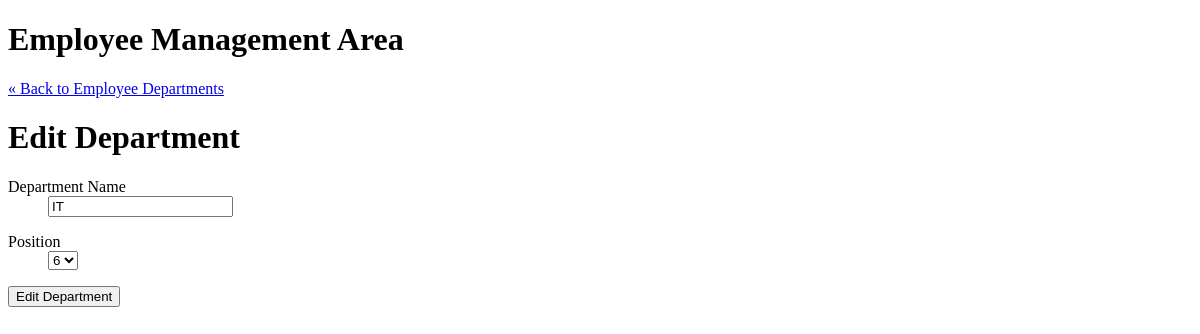
Before: /staff/departments/edit.php?id=6 with the older database file.
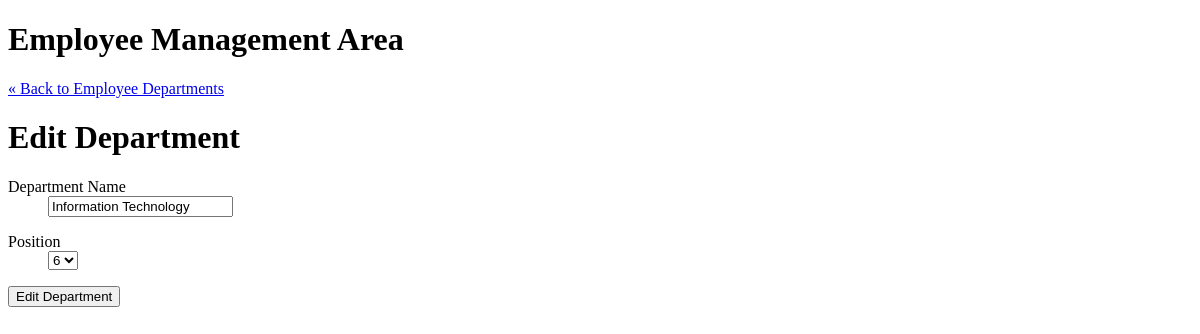
After: the same page with the newer database file.
### tables this page shows
CREATE TABLE `departments` (
  `id` int NOT NULL AUTO_INCREMENT,
  `department_name` varchar(255) DEFAULT NULL,
  `position` int DEFAULT NULL,
  PRIMARY KEY (`id`)
);

### private/functions.php (called while the page is built, shortened)
<?php
  function url_for($script_path) {
    if($script_path[0] != '/') {
      $script_path = "/" . $script_path;
    }
    return WWW_ROOT . $script_path;
  }
  function u($string="") {
    return urlencode($string);
  }
  function h($string="") {
    return htmlspecialchars($string);
  }
?>

### private/database.php (called while the page is built, shortened)
<?php
  function db_escape($connection, $string) {
    return mysqli_real_escape_string($connection, $string);
  }
?>

### private/query_functions.php (called while the page is built, shortened)
<?php
  function find_all_departments() {
    global $db;
    $sql  = "SELECT * FROM departments ";
    $sql .= "ORDER BY position ASC";
    $result = mysqli_query($db, $sql);
    return $result;
  }
  function find_department_by_id($id) {
    global $db;
    $sql  = "SELECT * FROM departments ";
    $sql .= "WHERE id='" . db_escape($db, $id) . "'";
    $result = mysqli_query($db, $sql);
    $department = mysqli_fetch_assoc($result);
    return $department;
  }
?>

### public/staff/departments/edit.php (the view, shortened to what this page needs)
<?php
  require_once('../../../private/initialize.php');
  $id = $_GET['id'];
  if(is_post_request()) {
    $department = [];
    $department['id']              = $id;
    $department['department_name'] = $_POST['department_name'] ?? '';
    $department['position']        = $_POST['position']        ?? '';
    $result = update_department($department);
    if($result === true) {
      $_SESSION['message'] = 'The department was updated successfully.';
      redirect_to(url_for('/staff/departments/show.php?id=' . $id));
    } else {
      $errors = $result;
    }
  } else {
    $department = find_department_by_id($id);
  }
  $department_set   = find_all_departments();
  $department_count = mysqli_num_rows($department_set);
?>
<?php include(SHARED_PATH . '/staff_header.php'); ?>
    <div id="main">
      <a href="<?php echo url_for('/staff/departments/index.php'); ?>">&laquo; Back to Employee Departments</a>
      <h1>Edit Department</h1>
      <form action="<?php echo url_for('staff/departments/edit.php?id=' . h(u($id))); ?>" method="post">
        <dl>
          <dt>Department Name</dt>
          <dd><input type="text" name="department_name" value="<?php echo h($department['department_name']); ?>" /></dd>
        </dl>
        <dl>
          <dt>Position</dt>
          <dd>
            <select name="position">
              <?php
                for($i = 1; $i <= $department_count; $i++) {
                  echo "<option value=\"{$i}\"";
                  if($department["position"] == $i) {
                    echo " selected";
                  }
                  echo ">{$i}</option>";
                }
              ?>
            </select>
          </dd>
        </dl>
        <input type="submit" value="Edit Department" />
      </form>
    </div>

### private/shared/staff_header.php (shortened to what this page needs)
<!DOCTYPE html>
<html lang="en">
  <head>
    <link rel="stylesheet" type="text/css" href="<?php echo url_for('/assets/stylesheets/staff.css'); ?>">
  </head>
  <body>
    <header>
      <h1>Employee Management Area</h1>
    </header>

Changed rows visible on the page:
changed departments: department_name "IT" → "Information Technology"
